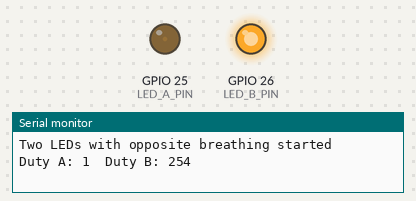
Simulated run of this sketch. Board: ESP32. Shown: output pins drawn as LEDs (lit = HIGH), the last lines printed to the serial monitor.

Above: at 1.05 s.
At 2.55 s:
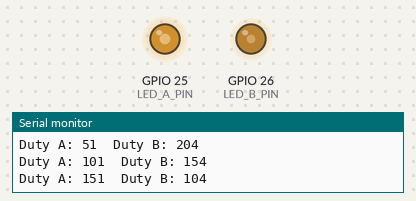
At 3.3 s:
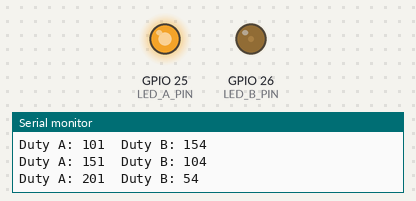
At 5.55 s:
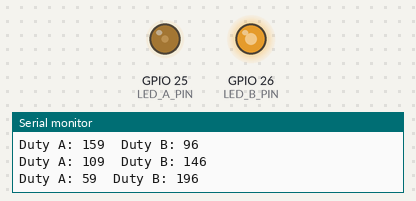
Timing chart, 0 to 7.7 s (numbered marks = the images above):
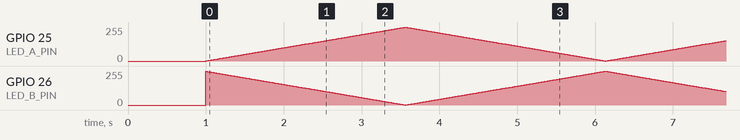

The sketch:

ex06.ino
```cpp
// 定义LED引脚
#define LED_A_PIN 25   // 灯A引脚
#define LED_B_PIN 26   // 灯B引脚

// PWM通道配置（旧版API，兼容ESP32 Arduino 1.0.6）
const int pwmChannelA = 0;      // 灯A使用通道0
const int pwmChannelB = 1;      // 灯B使用通道1
const int pwmFreq = 5000;       // PWM频率 5kHz
const int pwmResolution = 8;    // 分辨率 8位 (0-255)

// 渐变参数
int dutyA = 0;          // 灯A当前占空比
int direction = 1;      // 1=增加，-1=减少
int step = 1;           // 每次变化步长
int delayTime = 10;     // 每步延时时间(ms)，控制渐变速度

void setup() {
  // 初始化串口（调试用）
  Serial.begin(115200);
  delay(1000);

  // 配置两个PWM通道
  ledcSetup(pwmChannelA, pwmFreq, pwmResolution);
  ledcSetup(pwmChannelB, pwmFreq, pwmResolution);

  // 将引脚绑定到对应的PWM通道
  ledcAttachPin(LED_A_PIN, pwmChannelA);
  ledcAttachPin(LED_B_PIN, pwmChannelB);

  // 初始占空比
  ledcWrite(pwmChannelA, dutyA);
  ledcWrite(pwmChannelB, 255 - dutyA);

  Serial.println("Two LEDs with opposite breathing started");
}

void loop() {
  // 更新灯A占空比（步进）
  dutyA += step * direction;

  // 边界判断：到达0或255时改变方向
  if (dutyA >= 255) {
    dutyA = 255;
    direction = -1;   // 开始减小
  } else if (dutyA <= 0) {
    dutyA = 0;
    direction = 1;    // 开始增加
  }

  // 灯B占空比 = 255 - 灯A占空比（实现反相）
  int dutyB = 255 - dutyA;

  // 输出PWM信号
  ledcWrite(pwmChannelA, dutyA);
  ledcWrite(pwmChannelB, dutyB);

  // 可选：打印占空比（每500ms打印一次，避免串口占用过多时间）
  static unsigned long lastPrint = 0;
  if (millis() - lastPrint >= 500) {
    Serial.print("Duty A: ");
    Serial.print(dutyA);
    Serial.print("\tDuty B: ");
    Serial.println(dutyB);
    lastPrint = millis();
  }

  // 延时控制渐变速度（调整此值改变呼吸快慢）
  delay(delayTime);
}
```
